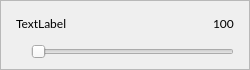
<?xml version="1.0" encoding="UTF-8"?>
<ui version="4.0">
 <class>VolumeSelectorItem</class>
 <widget class="QWidget" name="VolumeSelectorItem">
  <property name="geometry">
   <rect>
    <x>0</x>
    <y>0</y>
    <width>250</width>
    <height>70</height>
   </rect>
  </property>
  <property name="sizePolicy">
   <sizepolicy hsizetype="Expanding" vsizetype="Fixed">
    <horstretch>0</horstretch>
    <verstretch>0</verstretch>
   </sizepolicy>
  </property>
  <property name="minimumSize">
   <size>
    <width>0</width>
    <height>0</height>
   </size>
  </property>
  <property name="maximumSize">
   <size>
    <width>1667</width>
    <height>70</height>
   </size>
  </property>
  <property name="windowTitle">
   <string>Form</string>
  </property>
  <property name="accessibleName">
   <string>volume-selector-item</string>
  </property>
  <layout class="QVBoxLayout" name="verticalLayout">
   <property name="spacing">
    <number>0</number>
   </property>
   <property name="leftMargin">
    <number>0</number>
   </property>
   <property name="topMargin">
    <number>0</number>
   </property>
   <property name="rightMargin">
    <number>0</number>
   </property>
   <property name="bottomMargin">
    <number>0</number>
   </property>
   <item>
    <widget class="QFrame" name="VolumeSelectorItemFrame">
     <property name="frameShape">
      <enum>QFrame::StyledPanel</enum>
     </property>
     <property name="frameShadow">
      <enum>QFrame::Raised</enum>
     </property>
     <layout class="QVBoxLayout" name="verticalLayout_2">
      <property name="spacing">
       <number>8</number>
      </property>
      <property name="leftMargin">
       <number>15</number>
      </property>
      <property name="topMargin">
       <number>10</number>
      </property>
      <property name="rightMargin">
       <number>15</number>
      </property>
      <property name="bottomMargin">
       <number>10</number>
      </property>
      <item>
       <layout class="QHBoxLayout" name="horizontalLayout_2">
        <item>
         <widget class="QLabel" name="AudioDevice">
          <property name="maximumSize">
           <size>
            <width>225</width>
            <height>16777215</height>
           </size>
          </property>
          <property name="font">
           <font>
            <family>Lato</family>
           </font>
          </property>
          <property name="accessibleName">
           <string/>
          </property>
          <property name="text">
           <string>TextLabel</string>
          </property>
          <property name="scaledContents">
           <bool>true</bool>
          </property>
         </widget>
        </item>
        <item>
         <spacer name="horizontalSpacer">
          <property name="orientation">
           <enum>Qt::Horizontal</enum>
          </property>
          <property name="sizeHint" stdset="0">
           <size>
            <width>40</width>
            <height>20</height>
           </size>
          </property>
         </spacer>
        </item>
        <item>
         <widget class="QLabel" name="VolumeLabel">
          <property name="font">
           <font>
            <family>Lato</family>
           </font>
          </property>
          <property name="text">
           <string>100</string>
          </property>
         </widget>
        </item>
       </layout>
      </item>
      <item>
       <layout class="QHBoxLayout" name="horizontalLayout">
        <item>
         <widget class="QLabel" name="SliderIcon">
          <property name="text">
           <string/>
          </property>
          <property name="pixmap">
           <pixmap resource="resources.qrc">:/icons/audio-out-blue.svg</pixmap>
          </property>
         </widget>
        </item>
        <item>
         <widget class="QSlider" name="VolumeSlider">
          <property name="accessibleName">
           <string>volume-selector-slider</string>
          </property>
          <property name="maximum">
           <number>100</number>
          </property>
          <property name="orientation">
           <enum>Qt::Horizontal</enum>
          </property>
         </widget>
        </item>
       </layout>
      </item>
     </layout>
    </widget>
   </item>
  </layout>
 </widget>
 <resources>
  <include location="resources.qrc"/>
 </resources>
 <connections/>
</ui>
